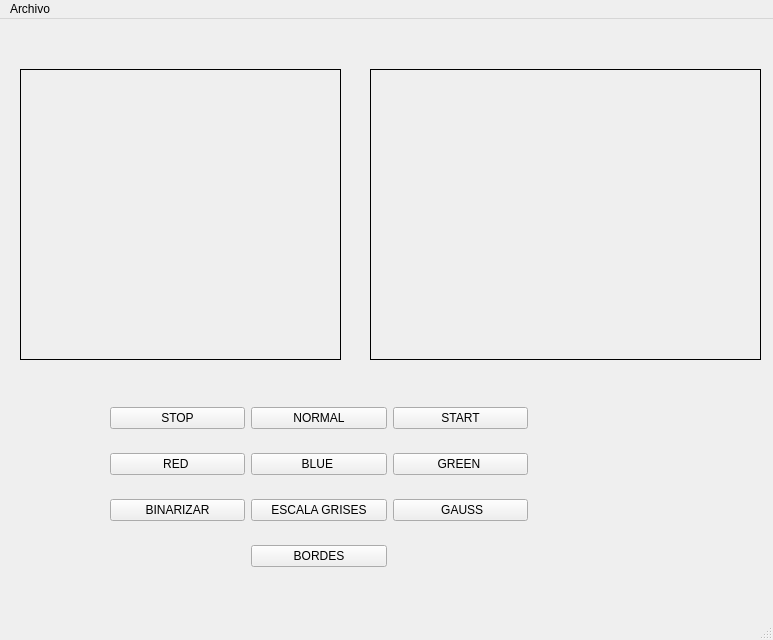
<?xml version="1.0" encoding="UTF-8"?>
<ui version="4.0">
 <class>MainWindow</class>
 <widget class="QMainWindow" name="MainWindow">
  <property name="geometry">
   <rect>
    <x>0</x>
    <y>0</y>
    <width>773</width>
    <height>640</height>
   </rect>
  </property>
  <property name="windowTitle">
   <string>MainWindow</string>
  </property>
  <widget class="QWidget" name="centralwidget">
   <widget class="QWidget" name="gridLayoutWidget">
    <property name="geometry">
     <rect>
      <x>110</x>
      <y>370</y>
      <width>418</width>
      <height>200</height>
     </rect>
    </property>
    <layout class="QGridLayout" name="gridLayout">
     <item row="3" column="1">
      <widget class="QPushButton" name="btnGris">
       <property name="text">
        <string>ESCALA GRISES</string>
       </property>
      </widget>
     </item>
     <item row="1" column="0">
      <widget class="QPushButton" name="btnRed">
       <property name="text">
        <string>RED </string>
       </property>
      </widget>
     </item>
     <item row="1" column="2">
      <widget class="QPushButton" name="btnGreen">
       <property name="text">
        <string>GREEN </string>
       </property>
      </widget>
     </item>
     <item row="0" column="0">
      <widget class="QPushButton" name="btnStop">
       <property name="text">
        <string>STOP</string>
       </property>
      </widget>
     </item>
     <item row="0" column="2">
      <widget class="QPushButton" name="btnStart">
       <property name="text">
        <string>START</string>
       </property>
      </widget>
     </item>
     <item row="3" column="0">
      <widget class="QPushButton" name="btnBinarizar">
       <property name="text">
        <string>BINARIZAR</string>
       </property>
      </widget>
     </item>
     <item row="3" column="2">
      <widget class="QPushButton" name="btnGauss">
       <property name="text">
        <string> GAUSS</string>
       </property>
      </widget>
     </item>
     <item row="0" column="1">
      <widget class="QPushButton" name="btnNormal">
       <property name="text">
        <string>NORMAL</string>
       </property>
      </widget>
     </item>
     <item row="5" column="1">
      <widget class="QPushButton" name="btnBordes">
       <property name="text">
        <string>BORDES</string>
       </property>
      </widget>
     </item>
     <item row="1" column="1">
      <widget class="QPushButton" name="btnBlue">
       <property name="text">
        <string>BLUE </string>
       </property>
      </widget>
     </item>
    </layout>
   </widget>
   <widget class="QLabel" name="label">
    <property name="geometry">
     <rect>
      <x>20</x>
      <y>50</y>
      <width>321</width>
      <height>291</height>
     </rect>
    </property>
    <property name="frameShape">
     <enum>QFrame::Box</enum>
    </property>
    <property name="frameShadow">
     <enum>QFrame::Plain</enum>
    </property>
    <property name="text">
     <string/>
    </property>
   </widget>
   <widget class="QLabel" name="label2">
    <property name="geometry">
     <rect>
      <x>370</x>
      <y>50</y>
      <width>391</width>
      <height>291</height>
     </rect>
    </property>
    <property name="frameShape">
     <enum>QFrame::Box</enum>
    </property>
    <property name="text">
     <string/>
    </property>
   </widget>
  </widget>
  <widget class="QMenuBar" name="menubar">
   <property name="geometry">
    <rect>
     <x>0</x>
     <y>0</y>
     <width>773</width>
     <height>22</height>
    </rect>
   </property>
   <widget class="QMenu" name="menuArchivo">
    <property name="title">
     <string>Archivo</string>
    </property>
    <addaction name="actionSalir"/>
   </widget>
   <addaction name="menuArchivo"/>
  </widget>
  <widget class="QStatusBar" name="statusbar"/>
  <action name="actionSalir">
   <property name="text">
    <string>Salir</string>
   </property>
  </action>
 </widget>
 <resources/>
 <connections/>
</ui>
